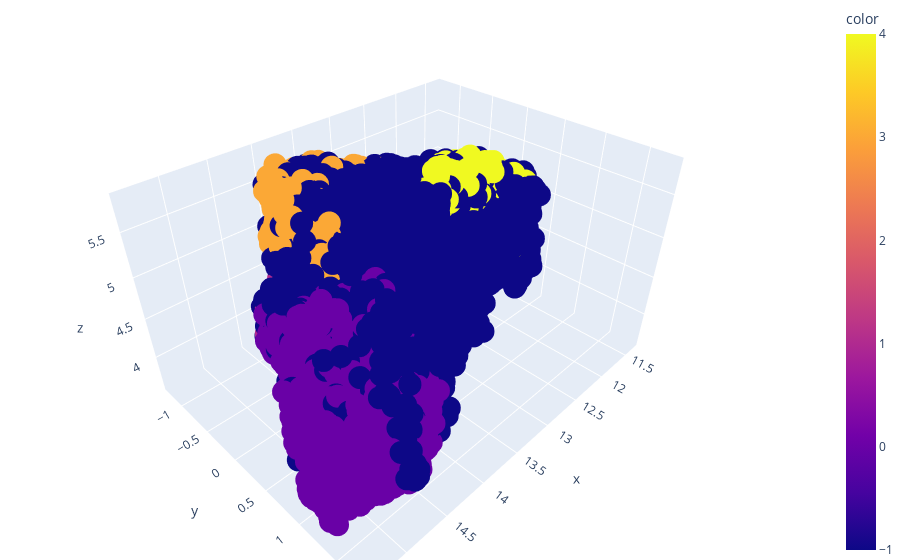

Notebook code for this chart:
### Markdown cell above
Using the cluster labels, we can now visualise our clusters:

### Code cell
fig = px.scatter_3d(x=u[:,0], y=u[:, 1], z=u[:, 2],
                    color=hdbscan_model.labels_
                   )

# tight layout
fig.update_layout(margin=dict(l=0, r=0, b=0, t=0))
fig.show()

### Figure 1 — Plotly figure (JSON) as saved in the notebook; plotly's stock layout.template omitted (floating-point values rounded to 4 significant figures; data arrays with more than 128 entries replaced by an {"elided": "..."} marker saying what was removed)
{"data": [{"hovertemplate": "x=%{x}<br>y=%{y}<br>z=%{z}<br>color=%{marker.color}<extra></extra>", "legendgroup": "", "marker": {"color": {"elided": "10000 int values"}, "coloraxis": "coloraxis", "symbol": "circle"}, "mode": "markers", "name": "", "scene": "scene", "showlegend": false, "type": "scatter3d", "x": {"elided": "10000 float values"}, "y": {"elided": "10000 float values"}, "z": {"elided": "10000 float values"}}], "layout": {"coloraxis": {"colorbar": {"title": {"text": "color"}}, "colorscale": [[0, "#0d0887"], [0.1111, "#46039f"], [0.2222, "#7201a8"], [0.3333, "#9c179e"], [0.4444, "#bd3786"], [0.5556, "#d8576b"], [0.6667, "#ed7953"], [0.7778, "#fb9f3a"], [0.8889, "#fdca26"], [1, "#f0f921"]]}, "legend": {"tracegroupgap": 0}, "margin": {"b": 0, "l": 0, "r": 0, "t": 0}, "scene": {"domain": {"x": [0, 1], "y": [0, 1]}, "xaxis": {"title": {"text": "x"}}, "yaxis": {"title": {"text": "y"}}, "zaxis": {"title": {"text": "z"}}}}}
